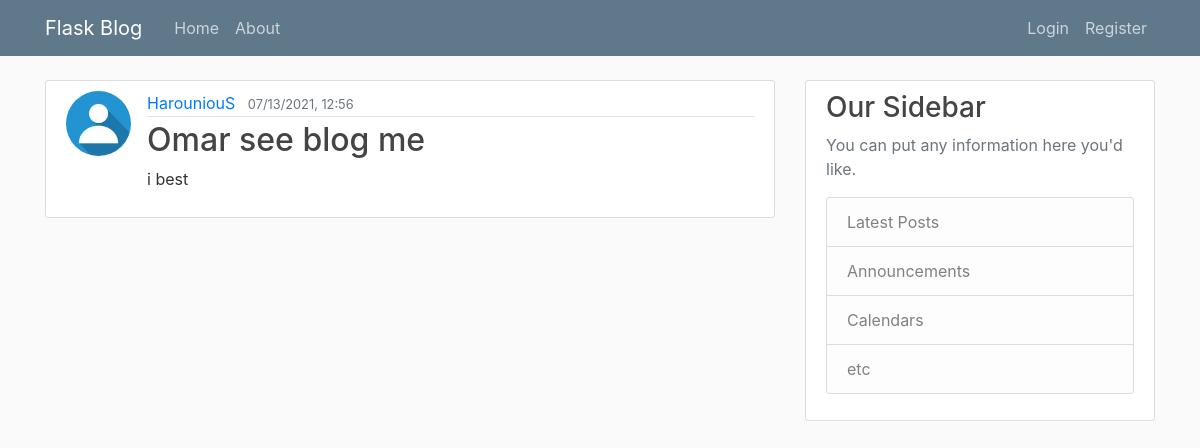
The page /home on the database its author committed.
### flaskblog/models.py (models this page shows, shortened)
class Post(db.Model):
    id = db.Column(db.Integer, primary_key=True)
    title = db.Column(db.String(100), nullable=False)
    date_posted = db.Column(db.DateTime, nullable=False, default=datetime.utcnow())
    content = db.Column(db.Text, nullable=False)
    user_id = db.Column(db.Integer, db.ForeignKey('user.id'), nullable=False)

class User(db.Model, UserMixin):
    id = db.Column(db.Integer, primary_key=True)
    username = db.Column(db.String(20), unique=True, nullable=False)
    email = db.Column(db.String(120), unique=True, nullable=False)
    image_file = db.Column(db.String(20), nullable=False, default='default.jpg')
    password = db.Column(db.String(60), nullable=False)
    posts = db.relationship('Post', backref='author', lazy=True)

### flaskblog/routes.py (the view)
@app.route("/")
@app.route("/home")
def home():
    posts = Post.query.all()
    return render_template('home.html', posts=posts, title='Home')

### flaskblog/templates/home.html
{% extends "layout.html" %}
{% block content %}
    {% for post in posts %}
        <article class="media content-section">
            <img class="rounded-circle article-img" src = "{{ url_for('static', filename = 'profile_pics/' + post.author.image_file) }}">
            <div class="media-body">
            <div class="article-metadata">
                <a class="mr-2" href="#">{{ post.author.username }}</a>
                <small class="text-muted">{{ post.date_posted.strftime('%m/%d/%Y, %H:%M') }}</small>
            </div>
            <h2><a class="article-title" href="{{ url_for('post', post_id = post.id) }}">{{ post.title }}</a></h2>
            <p class="article-content">{{ post.content }}</p>
            </div>
        </article>
    {% endfor %}
{% endblock content %}

### flaskblog/templates/layout.html (shortened to what this page needs)
<!DOCTYPE html>
<html>
<head>
    <link rel="stylesheet" href="https://maxcdn.bootstrapcdn.com/bootstrap/4.0.0/css/bootstrap.min.css">
    <link rel="stylesheet" type="text/css" href="{{ url_for('static', filename='main.css') }}">
</head>
<body>
    <header class="site-header">
      <nav class="navbar navbar-expand-md navbar-dark bg-steel fixed-top">
        <div class="container">
          <a class="navbar-brand mr-4" href="/">Flask Blog</a>
          <div class="collapse navbar-collapse" id="navbarToggle">
            <div class="navbar-nav mr-auto">
              <a class="nav-item nav-link" href="{{ url_for('home') }}">Home</a>
              <a class="nav-item nav-link" href="{{ url_for('about') }}">About</a>
            </div>
            <div class="navbar-nav">
              {% if current_user.is_authenticated %}
                <a class="nav-item nav-link" href="{{ url_for('new_post') }}">New Post</a>
                <a class="nav-item nav-link" href="{{ url_for('account') }}">Account</a>
                <a class="nav-item nav-link" href="{{ url_for('logout') }}">Logout</a>
              {% else %}
                <a class="nav-item nav-link" href="{{ url_for('login') }}">Login</a>
                <a class="nav-item nav-link" href="{{ url_for('register') }}">Register</a>
              {% endif %}
            </div>
          </div>
        </div>
      </nav>
    </header>
    <main role="main" class="container">
      <div class="row">
        <div class="col-md-8">
          {% block content %}{% endblock %}
        </div>
        <div class="col-md-4">
          <div class="content-section">
            <h3>Our Sidebar</h3>
            <p class='text-muted'>You can put any information here you'd like.
              <ul class="list-group">
                <li class="list-group-item list-group-item-light">Latest Posts</li>
                <li class="list-group-item list-group-item-light">Announcements</li>
                <li class="list-group-item list-group-item-light">Calendars</li>
                <li class="list-group-item list-group-item-light">etc</li>
              </ul>
            </p>
          </div>
        </div>
      </div>
    </main>
</body>
</html>

### flaskblog/static/main.css (style rules this page uses)
body { background: #fafafa; color: #333333; margin-top: 5rem; }
h1, h2, h3, h4, h5, h6 { color: #444444; }
.bg-steel { background-color: #5f788a; }
.site-header .navbar-nav .nav-link { color: #cbd5db; }
.content-section { background: #ffffff; padding: 10px 20px; border: 1px solid #dddddd; border-radius: 3px; margin-bottom: 20px; }
.article-title { color: #444444; }
.article-content { white-space: pre-line; }
.article-img { height: 65px; width: 65px; margin-right: 16px; }
.article-metadata { padding-bottom: 1px; margin-bottom: 4px; border-bottom: 1px solid #e3e3e3 }

### rows shown on the page
Post: image_file (picture), author.username "HarouniouS", date_posted "07/13/2021, 12:56", title "Omar see blog me", content "i best"
